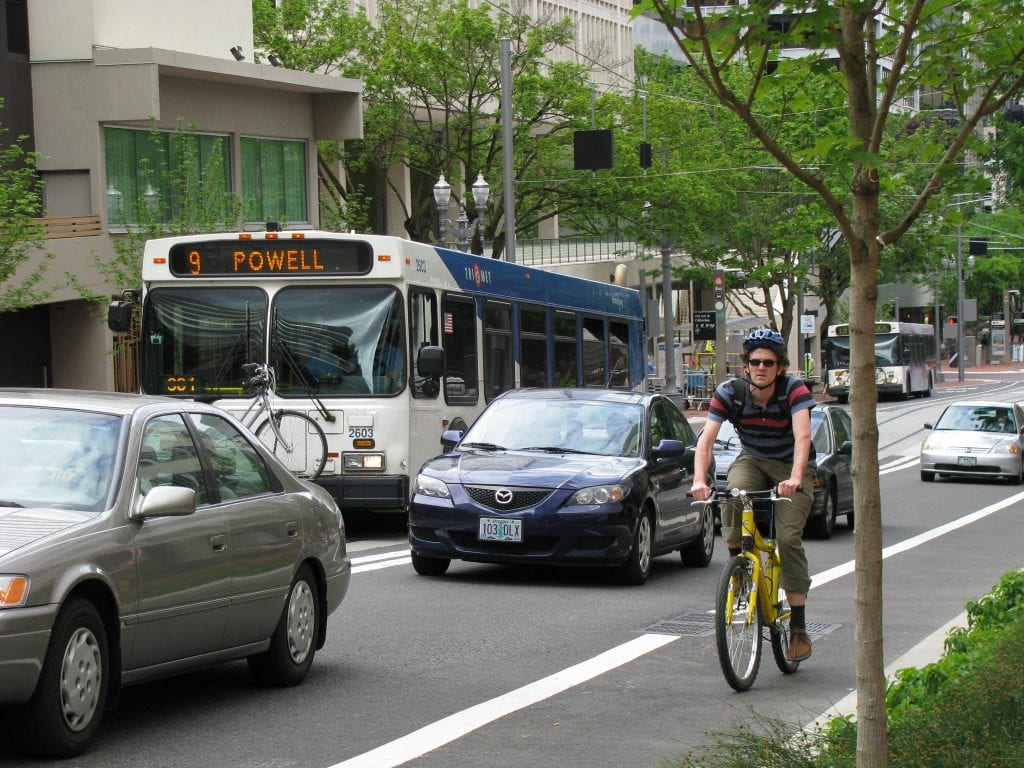
#> input picture _resources/bike-and-bus.jpg, 1024 x 768 px
$ python -i cartonifier.py   (imports and definitions only)
#> lines starting #> are read from the running program, lines starting #| are printed output that depends on the picture; after the words box and inside, x2 and y2 are one past the last pixel; in counts of white or black regions, pixels touching at a corner belong together
import cv2 as cv
import os
import numpy as np


class Cartonifier:

    def __init__(self, n_downsampling_steps=2, n_filtering_steps=7):
        self.num_down = n_downsampling_steps
        self.num_bilateral = n_filtering_steps

    # [8 lines of commented-out code are left out]

    def process(self, image, max_value=200):
#> called with max_value = 200
        img_rgb = image
        # downsample image using Gaussian pyramid
        img_color = img_rgb
        for _ in range(self.num_down):
            img_color = cv.pyrDown(img_color)
#> this loop made 2 passes
#> pass 1, in process, `img_color = cv.pyrDown(img_color)`:
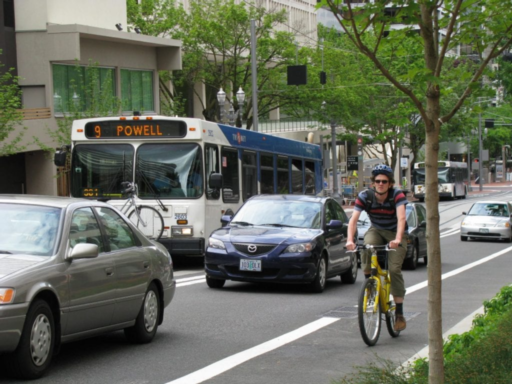
#> img_color: shape (384, 512, 3); mean R, G, B 102.6, 107.6, 92.9
#> pass 2, in process, `img_color = cv.pyrDown(img_color)`:
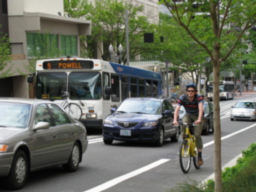
#> img_color: shape (192, 256, 3); mean R, G, B 102.6, 107.7, 93
        # repeatedly apply small bilateral filter instead of
        # applying one large filter
        for _ in range(self.num_bilateral):
            img_color = cv.bilateralFilter(img_color, d=9, sigmaColor=9, sigmaSpace=7)
        # upsample image to original size
        for _ in range(self.num_down):
            img_color = cv.pyrUp(img_color)
#> this loop made 2 passes
#> pass 1, in process, `img_color = cv.pyrUp(img_color)`:
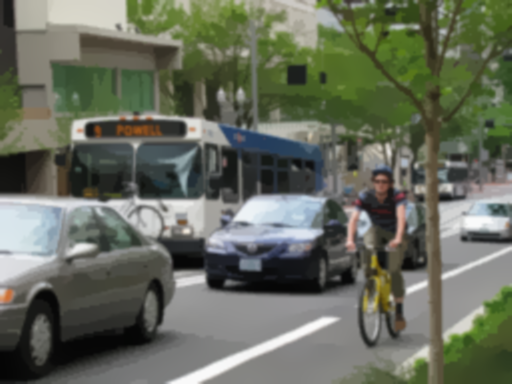
#> img_color: shape (384, 512, 3); mean R, G, B 102.5, 107.6, 92.9
        # convert to grayscale and apply median blur
        img_gray = cv.cvtColor(img_rgb, cv.COLOR_RGB2GRAY)
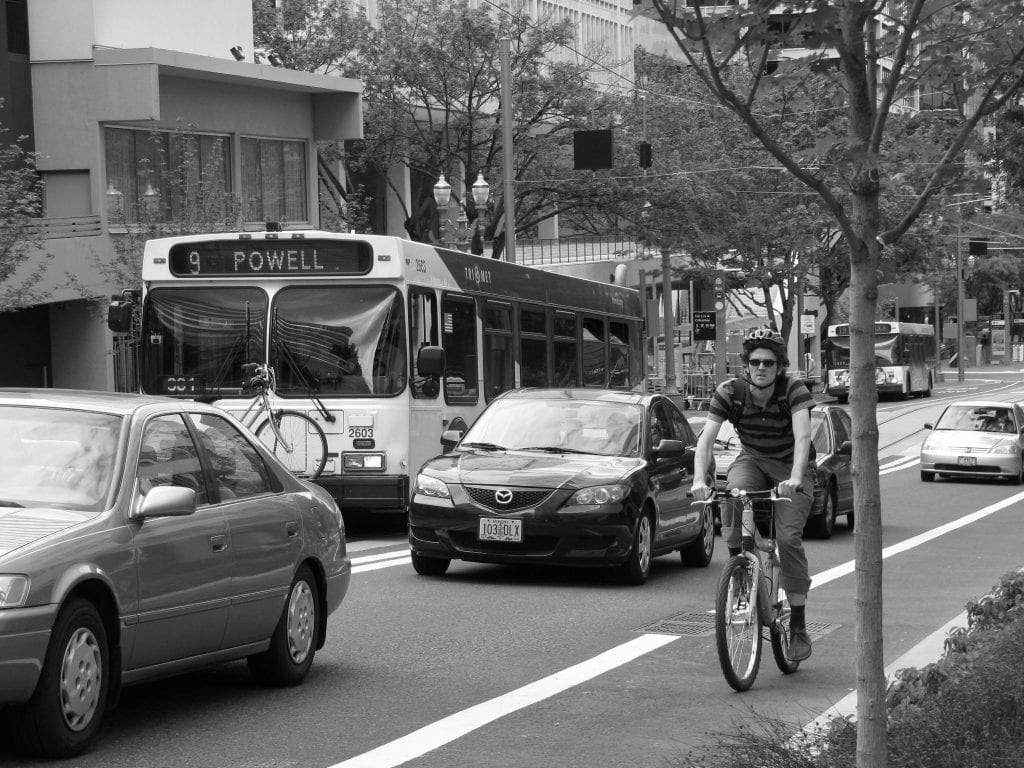
#> img_gray: shape (768, 1024); min 0, max 255, mean 104.4
        img_blur = cv.medianBlur(img_gray, 7)
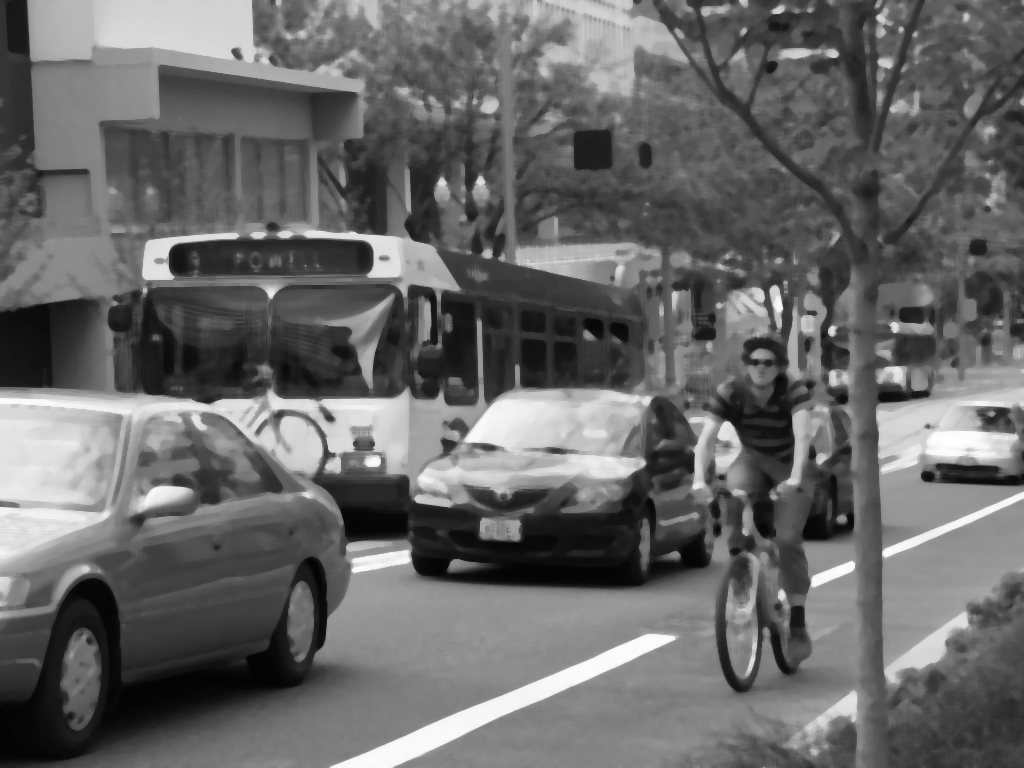
#> img_blur: shape (768, 1024); min 2, max 255, mean 103.6
        # detect and enhance edges
        img_edge = self.edge_detection_v1(img_blur, max_value)
        if img_color.shape[0] != img_edge.shape[0] or img_color.shape[1] != img_edge.shape[1]:
            img_color = cv.resize(img_color, (img_edge.shape[1], img_edge.shape[0]))
        img_cartoon = cv.bitwise_and(img_color, img_edge)

        return img_cartoon

    def edge_detection_v1(self, img_blur, max_value):
#> called with max_value = 200
        img_edge = cv.adaptiveThreshold(img_blur, max_value,
                                        cv.ADAPTIVE_THRESH_MEAN_C,
                                        cv.THRESH_BINARY,
                                        blockSize=9,
                                        C=4)
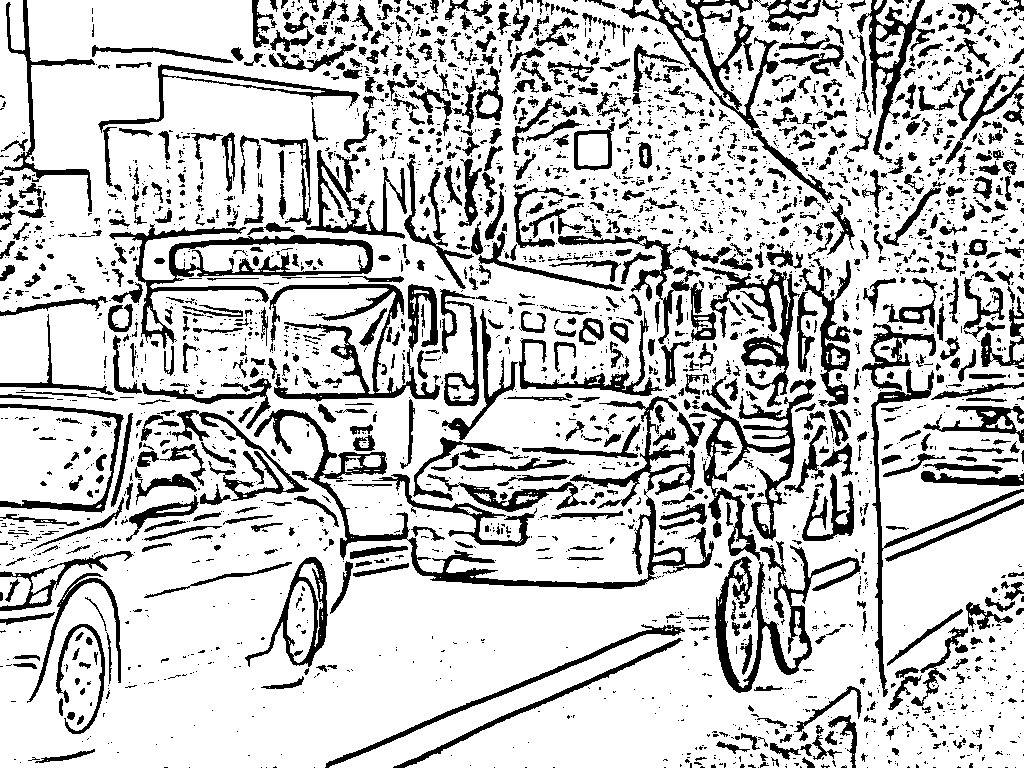
#> img_edge: shape (768, 1024); values 0 (black) and 200 (white), 78% white; 3135 black regions (2182 under 20 px), largest, box (x1, y1, x2, y2) and area: (254, 396, 714, 589) 8549, (109, 224, 373, 349) 4915, (715, 545, 861, 693) 4865
        # convert back to color, bit-AND with color image
        img_edge = cv.cvtColor(img_edge, cv.COLOR_GRAY2RGB)
        return img_edge

    # [29 lines of commented-out code are left out]


# [3 lines not run here, left out]

>>> import cv2
>>> picture = cv2.cvtColor(cv2.imread('../../_resources/bike-and-bus.jpg'), cv2.COLOR_BGR2RGB)
>>> result = Cartonifier().process(picture)
#> in process, `img_cartoon = cv.bitwise_and(img_color, img_edge)`:
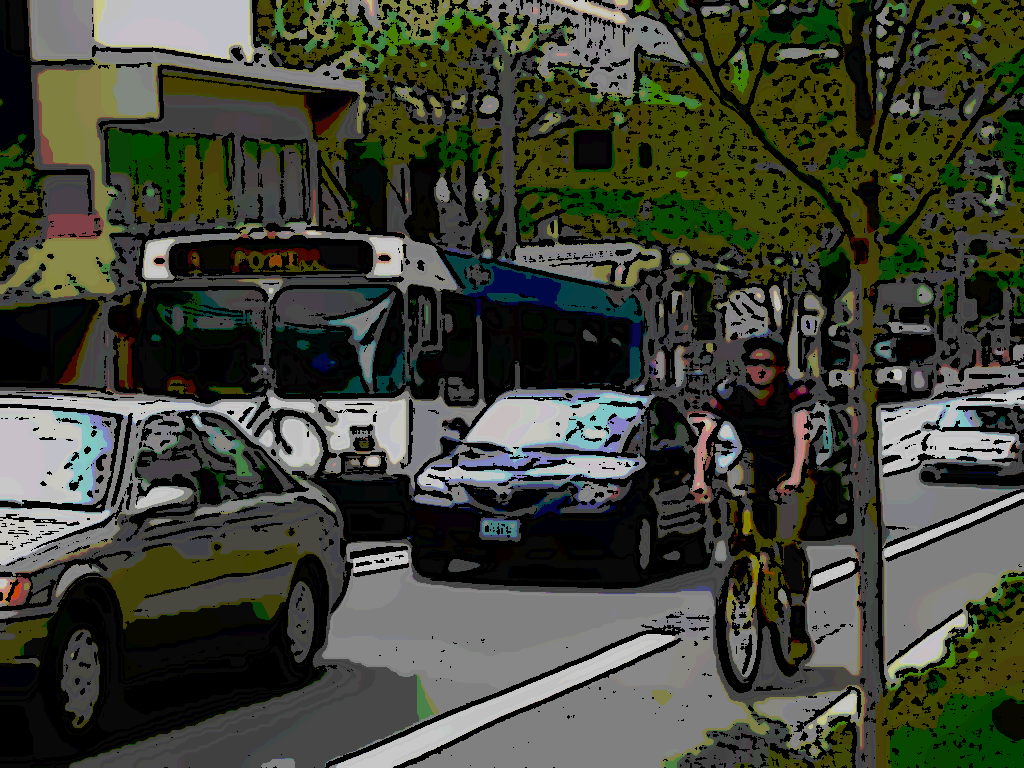
#> img_cartoon: shape (768, 1024, 3); mean R, G, B 63.5, 66.7, 53.7

$ run again, on _resources/faster_rcnn_bboxes.png
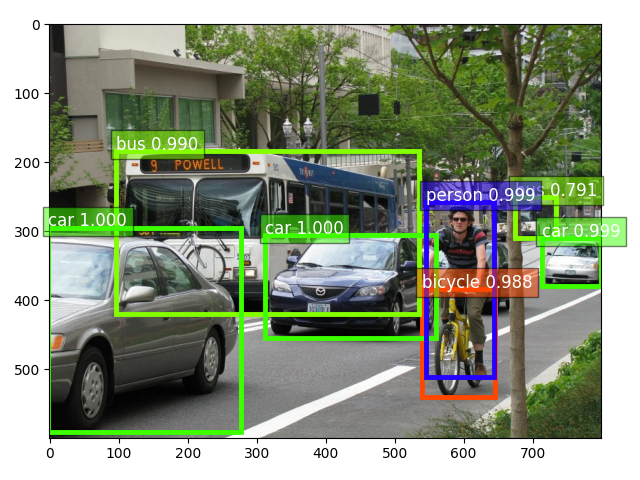
#> input picture _resources/faster_rcnn_bboxes.png, 640 x 480 px
#> in edge_detection_v1, `img_edge = cv.adaptiveThreshold(img_blur, max_value, cv.ADAPTIVE_THRES..`:
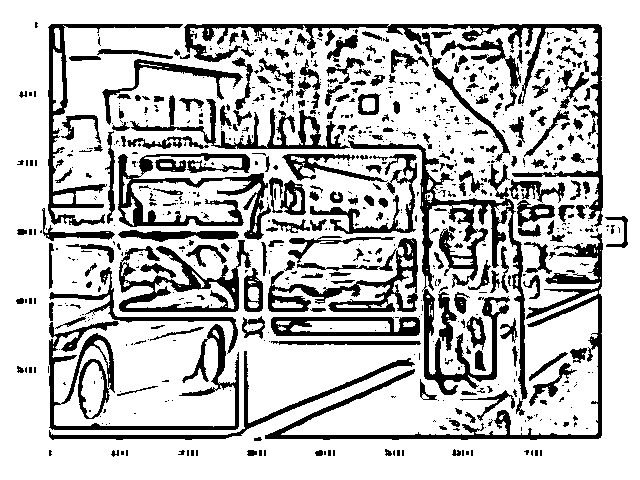
#> img_edge: shape (480, 640); values 0 (black) and 200 (white), 76.4% white; 753 black regions (505 under 20 px), largest, box (x1, y1, x2, y2) and area: (348, 140, 528, 400) 6950, (184, 24, 603, 227) 6059, (265, 233, 603, 440) 5004
#> in process, `img_cartoon = cv.bitwise_and(img_color, img_edge)`:
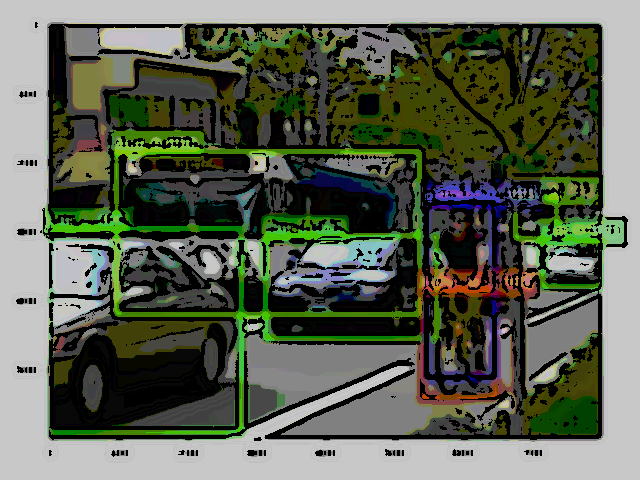
#> img_cartoon: shape (480, 640, 3); mean R, G, B 91.7, 98.1, 81.6
